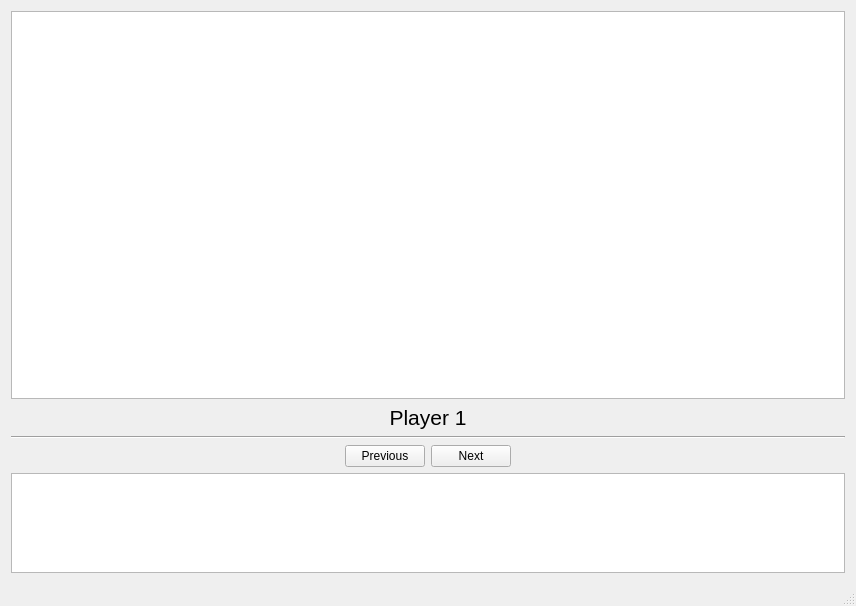
<?xml version="1.0" encoding="UTF-8"?>
<ui version="4.0">
 <class>MainWindow</class>
 <widget class="QMainWindow" name="MainWindow">
  <property name="geometry">
   <rect>
    <x>0</x>
    <y>0</y>
    <width>856</width>
    <height>606</height>
   </rect>
  </property>
  <property name="windowTitle">
   <string>MainWindow</string>
  </property>
  <widget class="QWidget" name="centralWidget">
   <layout class="QVBoxLayout" name="verticalLayout">
    <item>
     <widget class="QGraphicsView" name="graphicsViewTable"/>
    </item>
    <item>
     <widget class="QLabel" name="labelPlayer">
      <property name="font">
       <font>
        <pointsize>16</pointsize>
       </font>
      </property>
      <property name="text">
       <string>Player 1</string>
      </property>
      <property name="alignment">
       <set>Qt::AlignCenter</set>
      </property>
     </widget>
    </item>
    <item>
     <widget class="Line" name="line">
      <property name="orientation">
       <enum>Qt::Horizontal</enum>
      </property>
     </widget>
    </item>
    <item>
     <layout class="QHBoxLayout" name="horizontalLayout">
      <item>
       <spacer name="horizontalSpacer">
        <property name="orientation">
         <enum>Qt::Horizontal</enum>
        </property>
        <property name="sizeHint" stdset="0">
         <size>
          <width>40</width>
          <height>20</height>
         </size>
        </property>
       </spacer>
      </item>
      <item>
       <widget class="QPushButton" name="pushButtonPrevious">
        <property name="text">
         <string>Previous</string>
        </property>
       </widget>
      </item>
      <item>
       <widget class="QPushButton" name="pushButtonNext">
        <property name="text">
         <string>Next</string>
        </property>
       </widget>
      </item>
      <item>
       <spacer name="horizontalSpacer_2">
        <property name="orientation">
         <enum>Qt::Horizontal</enum>
        </property>
        <property name="sizeHint" stdset="0">
         <size>
          <width>40</width>
          <height>20</height>
         </size>
        </property>
       </spacer>
      </item>
     </layout>
    </item>
    <item>
     <widget class="QGraphicsView" name="graphicsViewPlayer">
      <property name="minimumSize">
       <size>
        <width>0</width>
        <height>100</height>
       </size>
      </property>
      <property name="maximumSize">
       <size>
        <width>16777215</width>
        <height>100</height>
       </size>
      </property>
     </widget>
    </item>
   </layout>
  </widget>
  <widget class="QMenuBar" name="menuBar">
   <property name="geometry">
    <rect>
     <x>0</x>
     <y>0</y>
     <width>856</width>
     <height>19</height>
    </rect>
   </property>
  </widget>
  <widget class="QStatusBar" name="statusBar"/>
 </widget>
 <layoutdefault spacing="6" margin="11"/>
 <resources/>
 <connections/>
</ui>
